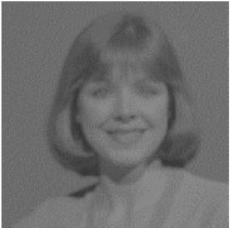
#> input picture week1/face.png, 233 x 228 px, found by its file name
$ python stretch.py
#> lines starting #> are read from the running program, lines starting #| are printed output that depends on the picture
import cv2
import numpy as np
import matplotlib.pyplot as plt

image = cv2.imread('face.png')
#> image is the input picture: shape (228, 233, 3); mean B, G, R 112.1, 112.1, 112.1

original = image.copy()
xp = [0, 64, 128, 192, 255]
fp = [0, 16, 128, 240, 255]
x = np.arange(256)
table = np.interp(x, xp, fp).astype('uint8')

img = cv2.LUT(image, table)
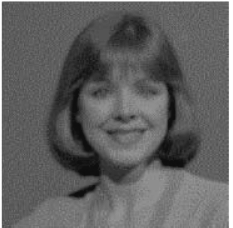
#> img: shape (228, 233, 3); mean B, G, R 97.5, 97.5, 97.5

hist_original = cv2.calcHist([original], [0], None, [256], [0, 256])
#> hist_original = 256 values, max 2986 at index 109, min 0 at index 0, mean 207.5
hist_stretched = cv2.calcHist([img], [0], None, [256], [0, 256])
#> hist_stretched = 256 values, max 2986 at index 94, min 0 at index 0, mean 207.5
plt.figure(figsize=(12, 6))
plt.subplot(121)
plt.title('Original Image Histogram')
plt.plot(hist_original)
plt.xlim([0, 256])

plt.subplot(122)
plt.title('Stretched Image Histogram')
plt.plot(hist_stretched)
plt.xlim([0, 256])
plt.show()
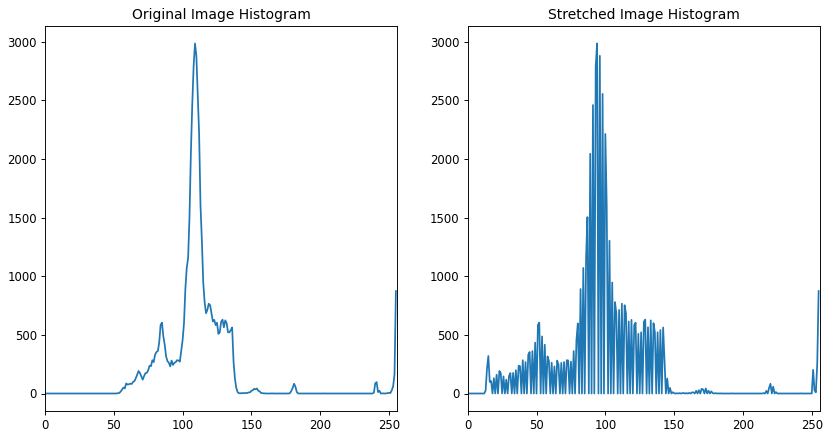
#> figure drawn by matplotlib, 2 panels; panel 1: curve peaks at x = 109, y = 2986; panel 2: curve peaks at x = 94, y = 2986
cv2.imshow("original", original)
cv2.imshow("Output", img)

cv2.waitKey(0)
cv2.destroyAllWindows()
